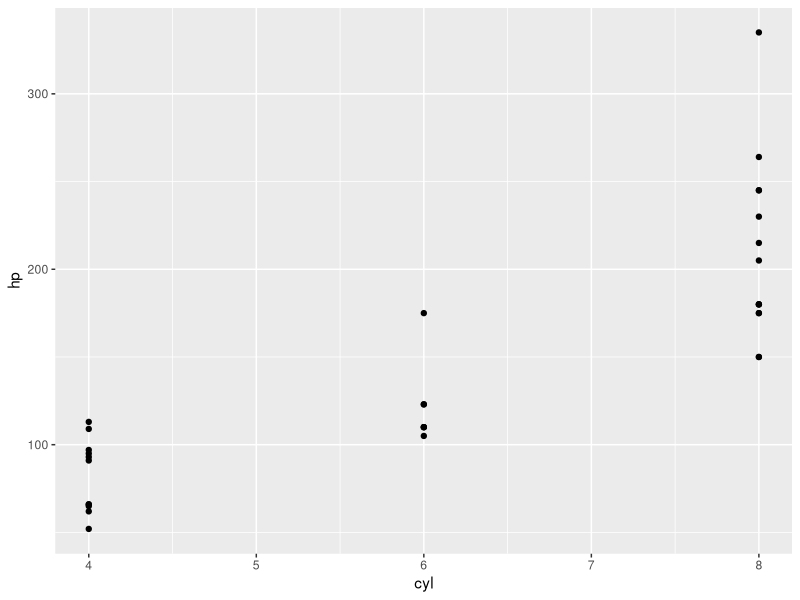

Recreate this plot in R.
## ---- chunk 1
library(ggplot2)
library(dplyr)

knitr::opts_chunk$set(echo = TRUE)
## ---- chunk 2
mtcars %>% 
  ggplot(aes(x = cyl, y = hp)) +
  geom_point()
